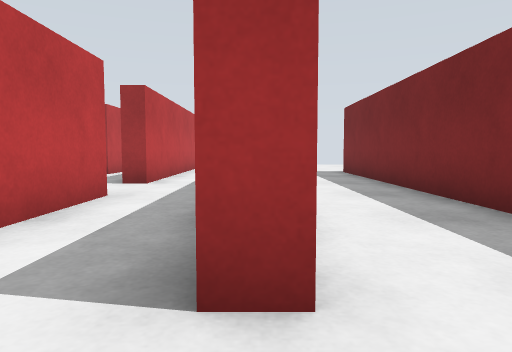
View 1 (above)

12 first-person views from a walk through a world built for the Gazebo simulator. The camera is 0.68 m above the floor, tilts 4° down and sees 70° across. The floor is counted in squares, 1 m on a side. Each view is taken from the middle of a square. On the plan, view 1 faces up. The plan holds only what a view shows up to about 11 squares ahead; the rest is blank. The robots in the file are not drawn.

View 2
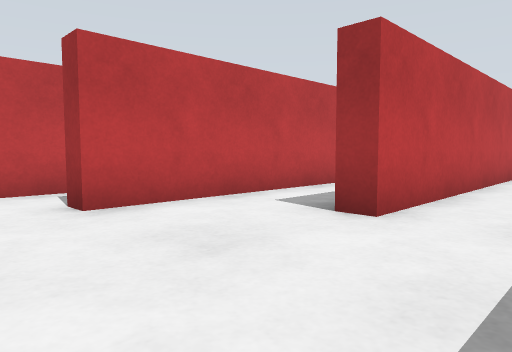

View 3
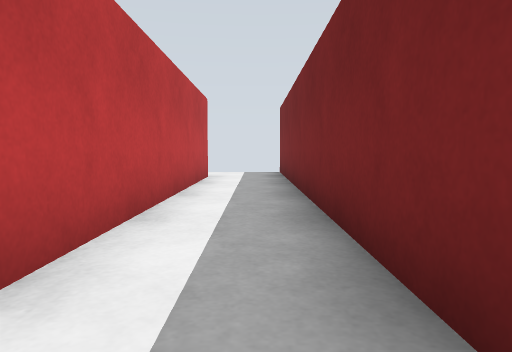

View 4
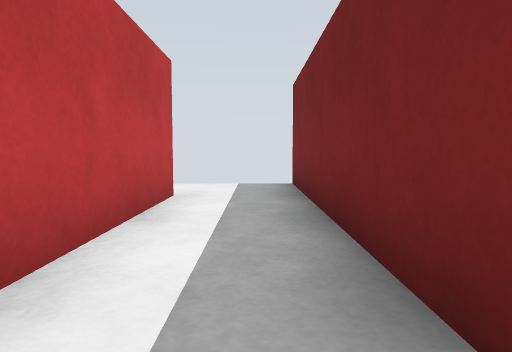

View 5
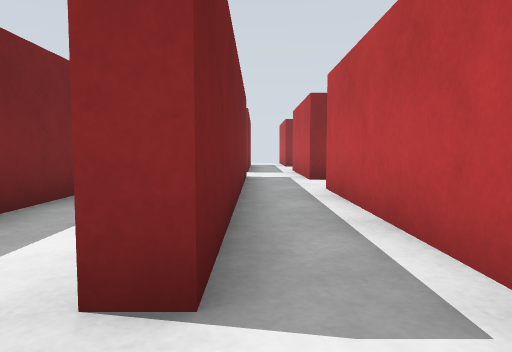

View 6
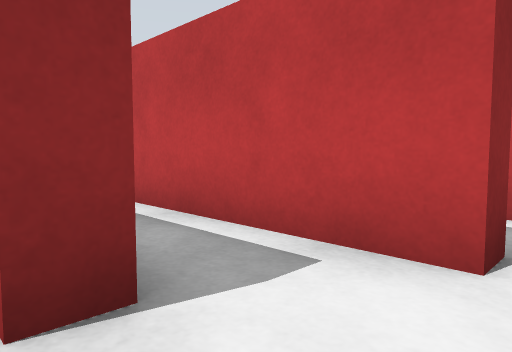

View 7
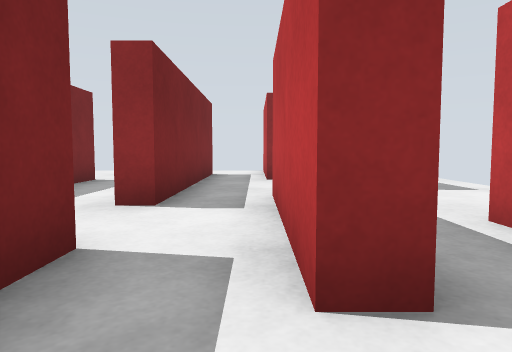

View 8
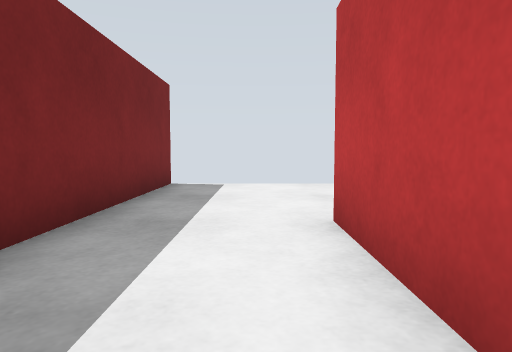

View 9
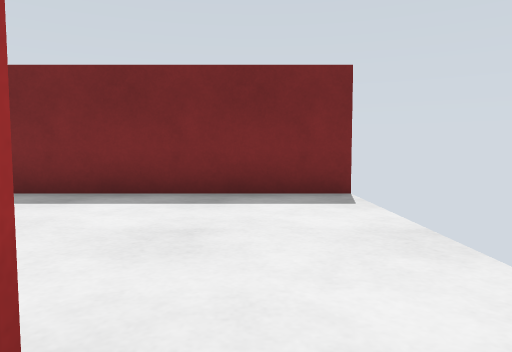

View 10
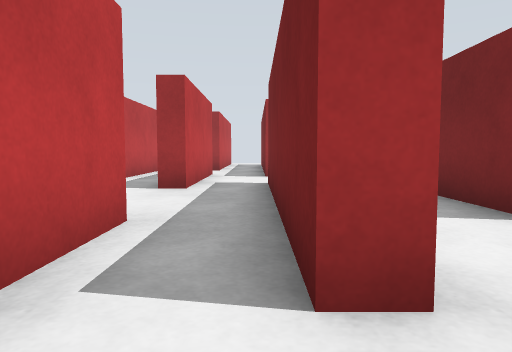

View 11
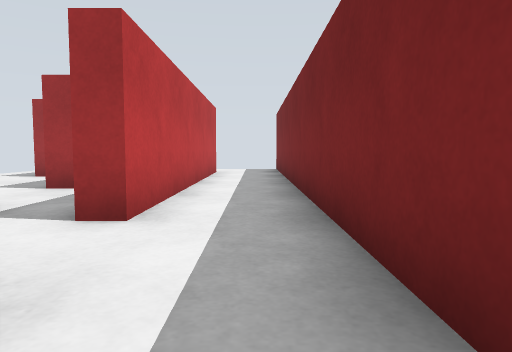

View 12
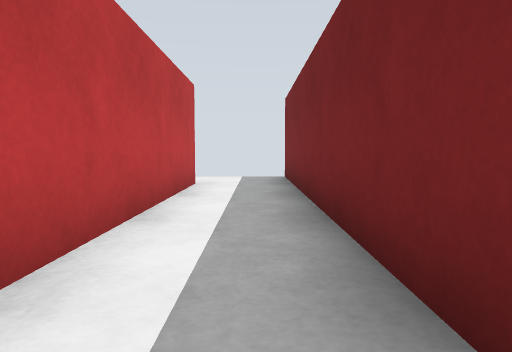

### Floor plan
Ten units are one square. View 1 is at (0, 0); x grows to the right and y downward. Boxes are objects, and circles mark ways between rooms. Rooms are numbered by the first view taken in them; rooms with no view inside come last. Other rooms are left out.
<svg viewBox="-55 -180 120 211">
<path fill="none" stroke="#000" d="M-2 -50 -2 -175M-28 -55 -22 -55 -22 5 -28 5M2 -15 -2 -15 -2 -35M27 26 27 -6M-28 -155 -22 -155 -22 -75 -28 -75M-49 -165 -43 -165 -43 -105 -48 -105M-49 -85 -43 -85 -43 -75M-28 -75 -28 -155M2 -80 2 -15M27 -6 27 -110M-43 -75 -43 -45M-28 -45 -28 -55"/>
<circle cx="-30" cy="-165" r="3" fill="#2a7"/>
<circle cx="15" cy="-10" r="3" fill="#2a7"/>
<circle cx="-30" cy="-65" r="3" fill="#2a7"/>
<circle cx="-40" cy="-80" r="3" fill="#2a7"/>
<text x="-10" y="-60">1</text>
<text x="-40" y="-130">2</text>
<text x="60" y="-90">3</text>
<text x="-40" y="-60">4</text>
</svg>
Room 1 opens to room 2. Room 1 opens to room 3. Room 1 opens to room 4. Room 2 opens to room 4.

Where each view was taken, in squares from view 1:
view 1: 0 up, 0 right, facing up
view 2: 2 down, 2 right, facing up-left
view 3: 6 up, 1 left, facing up
view 4: 10 up, 1 left, facing up
view 5: 17 up, 3 left, facing down
view 6: 17 up, 2 left, facing down-left
view 7: 10 up, 4 left, facing down
view 8: 5 up, 1 right, facing down
view 9: 1 down, 3 left, facing right
view 10: 2 down, 3 left, facing up
view 11: 4 up, 1 left, facing up
view 12: 8 up, 1 left, facing up
